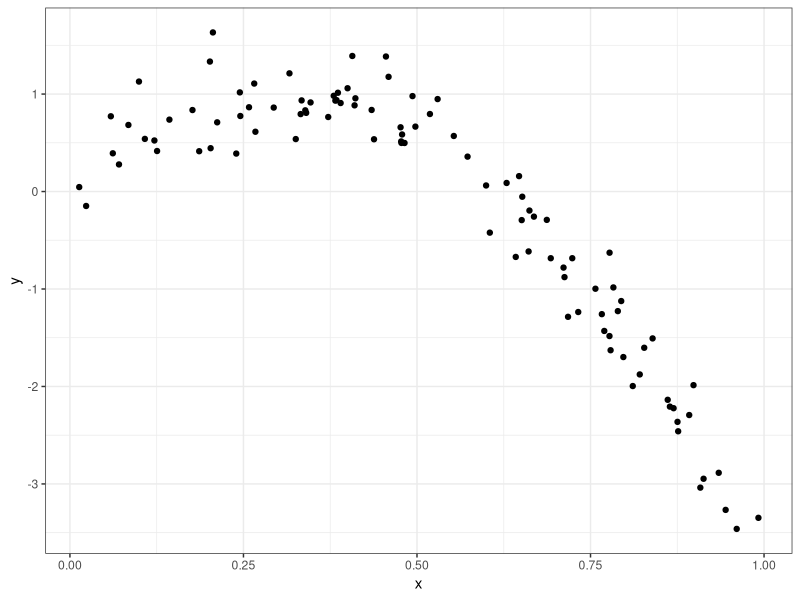
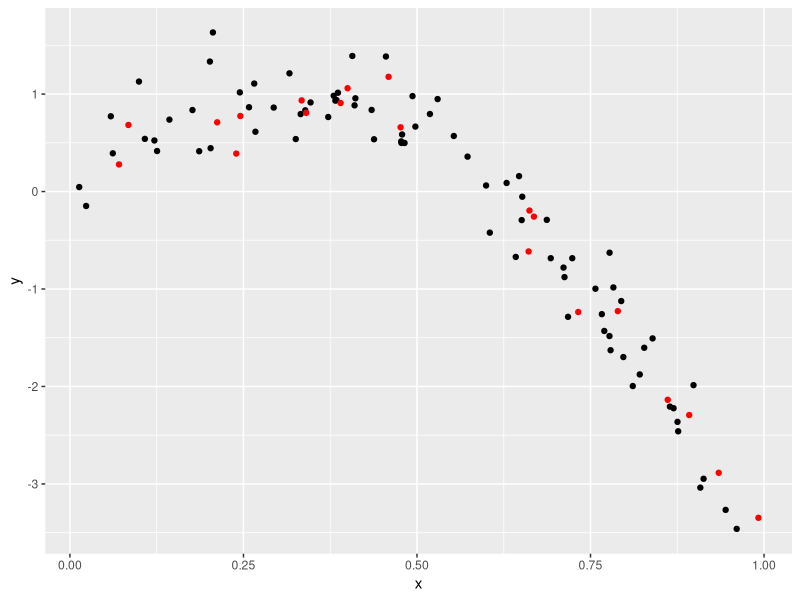
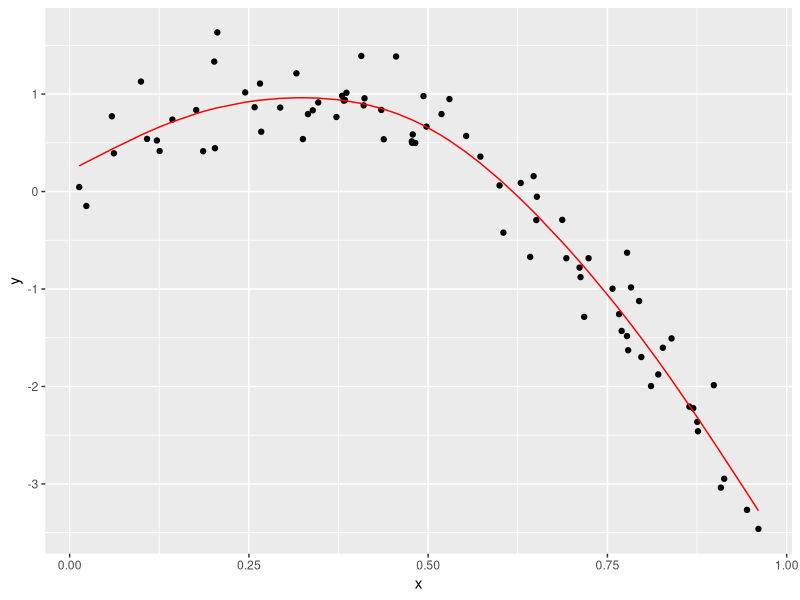
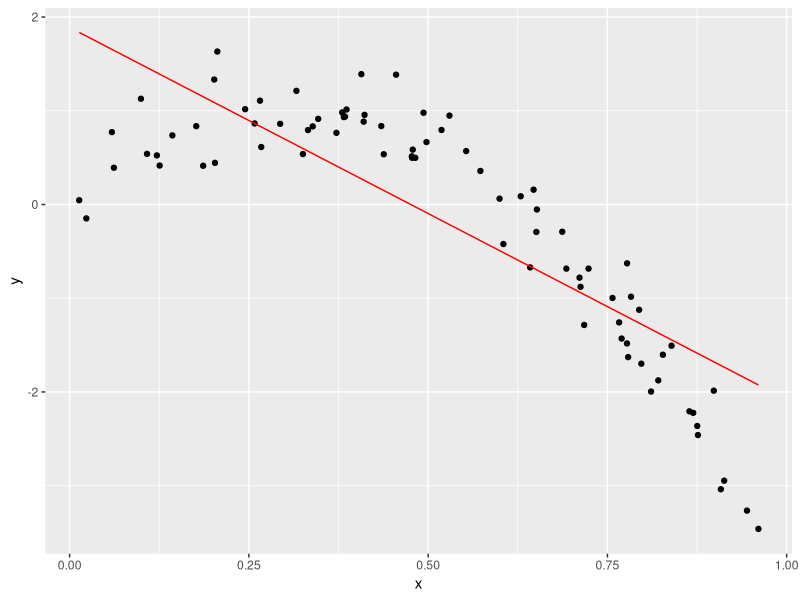
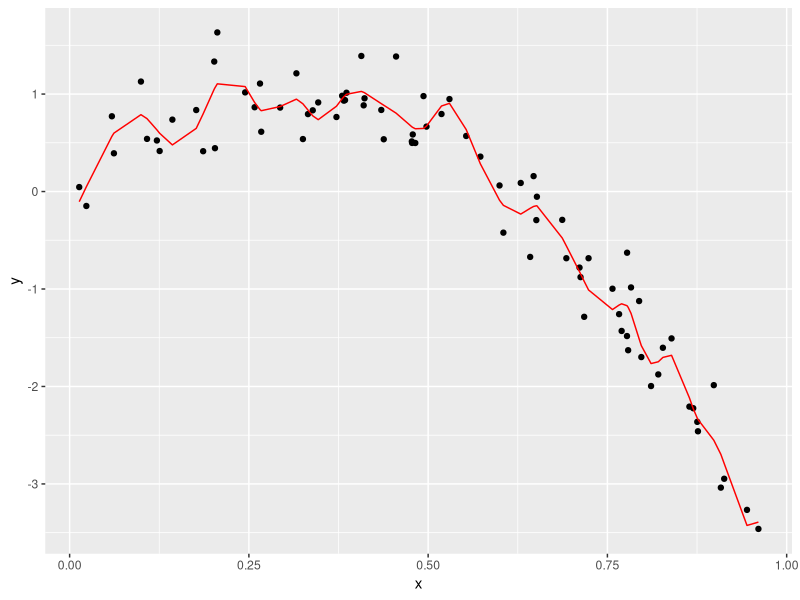
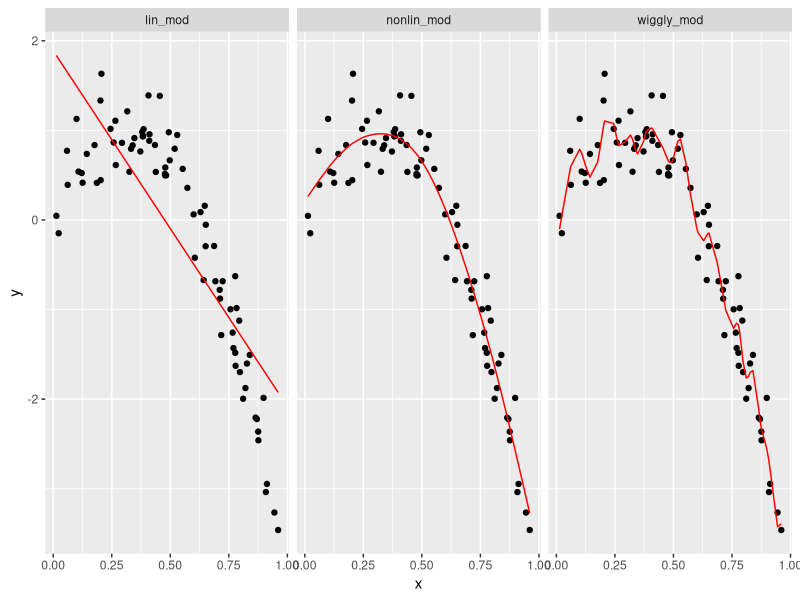
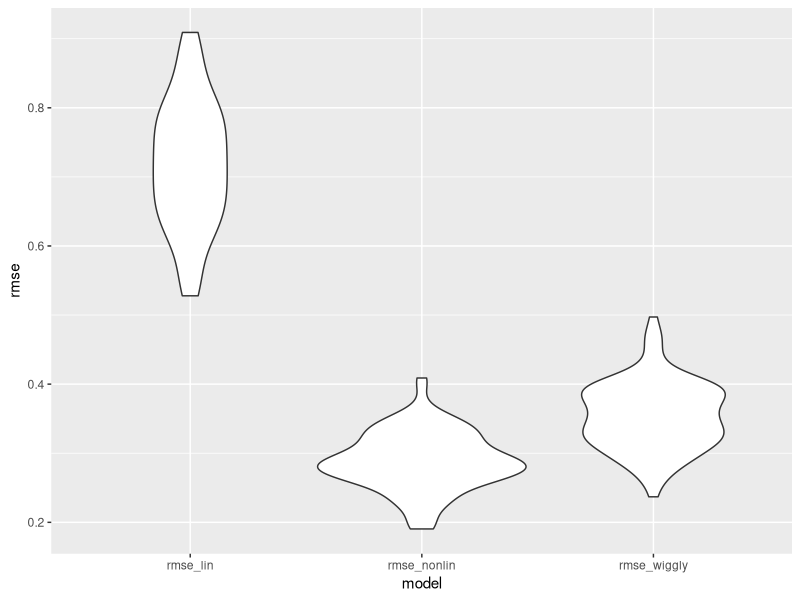

Recreate these plots in R, in order.
## ---- chunk 1
knitr::opts_chunk$set(
  fig.width = 6,
  fig.asp = .6,
  out.width = "90%"
)
library(tidyverse)
library(modelr)
library(mgcv)
set.seed(1)
## ---- chunk 2
nonlin_df = tibble(
  id = 1:100,
  x = runif(100, 0, 1),
  y = 1 - 10 * (x - .3) ^ 2 + rnorm(100, 0, .3)
)

ggplot(nonlin_df, aes(x = x, y = y)) + geom_point() + theme_bw()
## ---- chunk 3
train_df = sample_n(nonlin_df, 80)
test_df = anti_join(nonlin_df, train_df, by = "id")

ggplot(train_df, aes(x = x, y = y)) + 
  geom_point() + 
  geom_point(data = test_df, color = "red")
## ---- chunk 4
lin_mod = lm(y ~ x, data = train_df)
nonlin_mod = mgcv::gam(y ~ s(x), data = train_df)
wiggly_mod = mgcv::gam(y ~ s(x, k = 30), sp = 10e-6, data = train_df)
## ---- chunk 5
train_df %>% 
  add_predictions(nonlin_mod) %>% 
  ggplot(aes(x = x, y = y)) + geom_point() + 
  geom_line(aes(y = pred), color = "red")

train_df %>% 
  add_predictions(lin_mod) %>% 
  ggplot(aes(x = x, y = y)) + geom_point() + 
  geom_line(aes(y = pred), color = "red")

train_df %>% 
  add_predictions(wiggly_mod) %>% 
  ggplot(aes(x = x, y = y)) + geom_point() + 
  geom_line(aes(y = pred), color = "red")

train_df %>% 
  gather_predictions(lin_mod, nonlin_mod, wiggly_mod) %>% 
  mutate(model = fct_inorder(model)) %>% 
  ggplot(aes(x = x, y = y)) + 
  geom_point() + 
  geom_line(aes(y = pred), color = "red") + 
  facet_wrap(~model)
## ---- chunk 6
rmse(lin_mod, test_df)
rmse(nonlin_mod, test_df)
rmse(wiggly_mod, test_df)
## ---- chunk 7
cv_df = 
  crossv_mc(nonlin_df, 100)
## ---- chunk 8
cv_df %>% pull(train) %>% .[[1]] %>% as_tibble
cv_df %>% pull(test) %>% .[[1]] %>% as_tibble

cv_df =
  cv_df %>% 
  mutate(train = map(train, as_tibble),
         test = map(test, as_tibble))
## ---- chunk 9
cv_df =
  cv_df %>%
  mutate(lin_mod     = map(train, ~lm(y ~ x, data = .x)),
         nonlin_mod  = map(train, ~gam(y ~ s(x), data = .x)),
         wiggly_mod  = map(train, ~gam(y ~ s(x, k = 30), sp = 10e-6, data = .x))) %>%
  mutate(rmse_lin    = map2_dbl(lin_mod, test, ~rmse(model = .x, data = .y)),
         rmse_nonlin = map2_dbl(nonlin_mod, test, ~rmse(model = .x, data = .y)),
         rmse_wiggly = map2_dbl(wiggly_mod, test, ~rmse(model = .x, data = .y)))
## ---- chunk 10
cv_df %>%
  select(.id, starts_with("rmse")) %>%
  gather(key = "model", value = rmse, rmse_lin:rmse_wiggly) %>%
  ggplot(aes(x = model, y = rmse)) + geom_violin()
